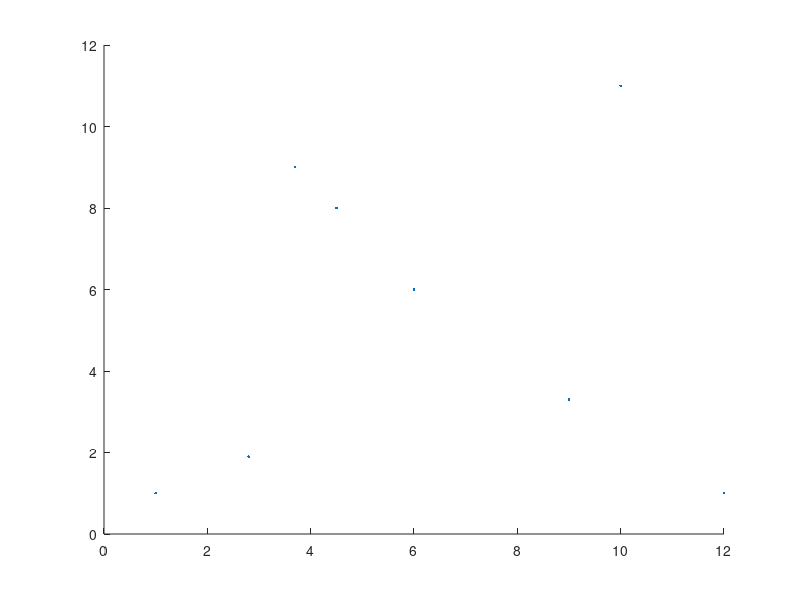

Reproduce this figure in MATLAB.
clc;
clear all;
close all;

%% delaunay triangulation by matlab

% pts = rand(15,2);
% tri = delaunay(pts);
% patch('Faces',tri,'Vertices',pts,'FaceColor','none');

%% input
pts1 = [1,1;
    6,6;
    12,1;
    4.5,8;
    3.7,9;
    9,3.3;
    2.8,1.9;
    10,11
    ]
scatter(pts1(:,1),pts1(:,2),'.')


%algorihm

% % %circumcenter for triangle
% % p1 = [1,1];
% % p2 = [4,5];
% % p3 = [5,4];
% % 
% % tri = [p1;p2;p3;p1];
% % plot(tri(:,1),tri(:,2))
% % xlim([-2,8]);
% % ylim([-2,8]);
% % 
% % a = det([p1(1),p1(2),1;p2(1),p2(2),1;p3(1),p3(2),1]);
% % bx = det(-[p1(1)^2+p1(2)^2,p1(2),1;p2(1)^2+p2(2)^2,p2(2),1;p3(1)^2+p3(2)^2,p3(2),1]); 
% % by = det([p1(1)^2+p1(2)^2,p1(1),1;p2(1)^2+p2(2)^2,p2(1),1;p3(1)^2+p3(2)^2,p3(1),1]);
% % c = det(-[p1(1)^2+p1(2)^2,p1(1),p1(2);p2(1)^2+p2(2)^2,p2(1),p2(2);p3(1)^2+p3(2)^2,p3(1),p3(2)]);
% % 
% % center = [-(bx/(2*a)),-(by/(2*a))];
% % r = sqrt((bx^2)+(by^2)-(4*a*c))/(2*abs(a));
% % hold on;
% % plotc(center,r);
% % 
% % % checking if point is inside the circle or not
% % pt = [1,1];
% % val = (pt(1)-center(1))^2 + (pt(2)-center(2))^2-r^2;
% % if val<0
% %     fprintf('\ninside the circle\n');
% % else
% %     fprintf('\non or outside the circle\n');
% % end
% % 
% % hold on;
% % scatter(pt(1),pt(2))